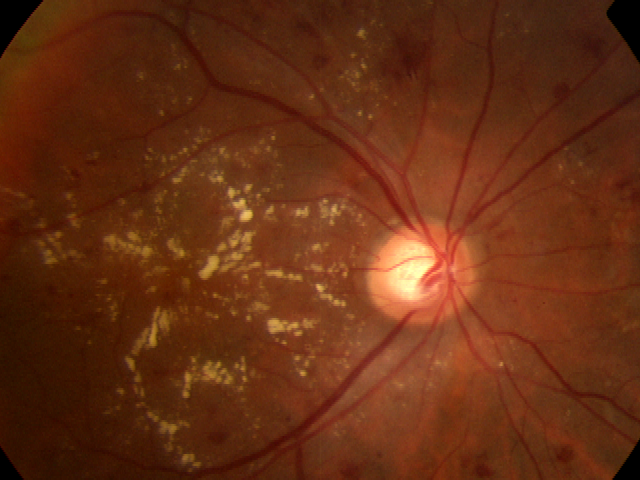
#> input picture test_images/0a2b5e1a0be8.png, 640 x 480 px; its folder holds 2 pictures in this run
$ jupyter execute --allow-errors clasificacion_imagenes.ipynb
#> lines starting #> are read from the running program, lines starting #| are printed output that depends on the picture
Importando Librerias

[cell 1]
import cv2
import numpy as np
from matplotlib import pyplot as plt
import os
import pandas as pd
from os.path import isfile, join,exists

[cell 2]
def transformacionImagenAll(path,archivo,ext):
    """
    Eliminación del difuminado de imagen y obtención de  bordes

    """
    #archivos = os.listdir(path)

    img_bordes = []

    for file in archivo:
        path_file = '{0}/{1}.{2}'.format(path,file,ext)

        img = cv2.imread(path_file)
        img = cv2.cvtColor(img, cv2.COLOR_BGR2RGB)

        img_t = cv2.addWeighted(img,4, cv2.GaussianBlur(img , (0,0) , 30) ,-4 ,128)
        edges = cv2.Canny(img_t,100,200)

        #print(type(edges.tolist()))
        img_bordes.append(edges)

    return img_bordes

[cell 3]
def transformacionImagen(path,archivo,ext):
    """
    Eliminación del difuminado de imagen y obtención de  bordes

    """
    edges = None
    path_file = '{0}/{1}.{2}'.format(path,archivo,ext)

    if(exists(path_file)):


        img = cv2.imread(path_file)
        img = cv2.cvtColor(img, cv2.COLOR_BGR2RGB)

        img_t = cv2.addWeighted(img,4, cv2.GaussianBlur(img , (0,0) , 30) ,-4 ,128)
        edges = cv2.Canny(img_t,100,200)

        edges = edges/ 255.0


    return edges

# Visualizando Proceso de Transformación de Imagen

[cell 4]
img = cv2.imread('{0}/{1}'.format('test_images','0a2b5e1a0be8.png'))
#> img is the input picture: shape (480, 640, 3); mean B, G, R 19.6, 47.1, 102.2
img = cv2.cvtColor(img, cv2.COLOR_BGR2RGB)

img_t = cv2.addWeighted(img,4, cv2.GaussianBlur(img , (0,0) , 30) ,-4 ,128)
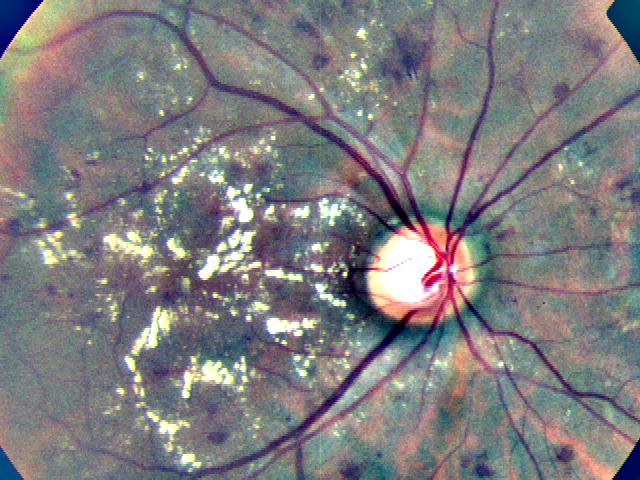
#> img_t: shape (480, 640, 3); mean R, G, B 126.8, 125.5, 127
edges = cv2.Canny(img_t,100,200)
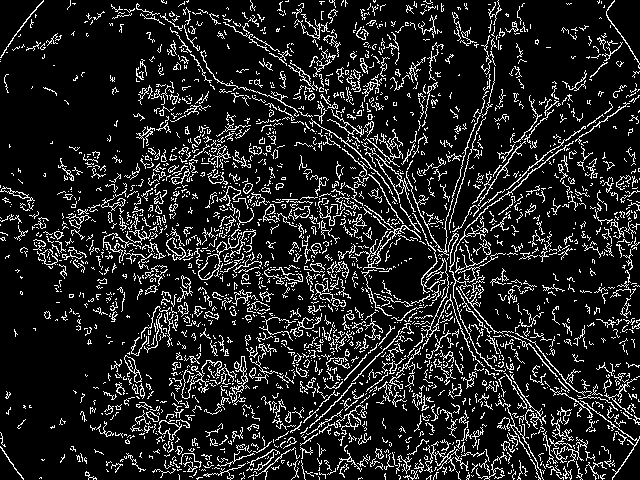
#> edges: shape (480, 640); 13.2% white in thin lines or dots

f, axarr = plt.subplots(1,3,figsize = (22,22))

axarr[0].imshow(img)
axarr[0].set_title('Imagen Original')

axarr[1].imshow(img_t)
axarr[1].set_title('Imagen luego de Aclarar')

axarr[2].imshow(edges)
axarr[2].set_title('Bordes de la Imagen')
plt.show()
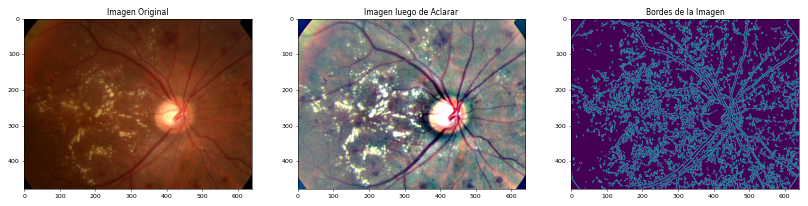
#> figure drawn by matplotlib, 3 panels

# Train - Transformando Imagenes y Gurdandolas en un CSV

[cell 5]
data_train = pd.read_csv("train.csv")
#> (reads train.csv from the repository)

[cell 6]
data_train = data_train[data_train.diagnosis.isin([0,4])].dropna()

[cell 7]
data_train = data_train.head(20)

[cell 8]
data_train

[cell 9]
data_train['imagen'] = data_train.apply(lambda row: transformacionImagen('train_images'
                                                                         ,row.id_code
                                                                         ,'png'
                                                                         )
                                                      , axis=1)

[cell 10]
data_train.dropna()

#> (a cell that did not finish here is left out)


#> (a cell that did not finish here is left out)

[cell 13]
Alltrain_labels = data_train['diagnosis'].astype(str).to_list()

[cell 14]
#data_train.to_csv('train_wImage.csv')

[cell 15]
#data_trainW = pd.read_csv("train_wImage.csv")

[cell 16]
#data_trainW

# Test - Transformando Imagenes y Gurdandolas en un CSV

[cell 17]
data_test = pd.read_csv("test.csv")
#> (reads test.csv from the repository)

#> (a cell that did not finish here is left out)

[cell 19]
data_test.to_csv('test_wImage.csv')

[cell 20]
data_testW = pd.read_csv("test_wImage.csv")
#> (reads test_wImage.csv from the repository)
